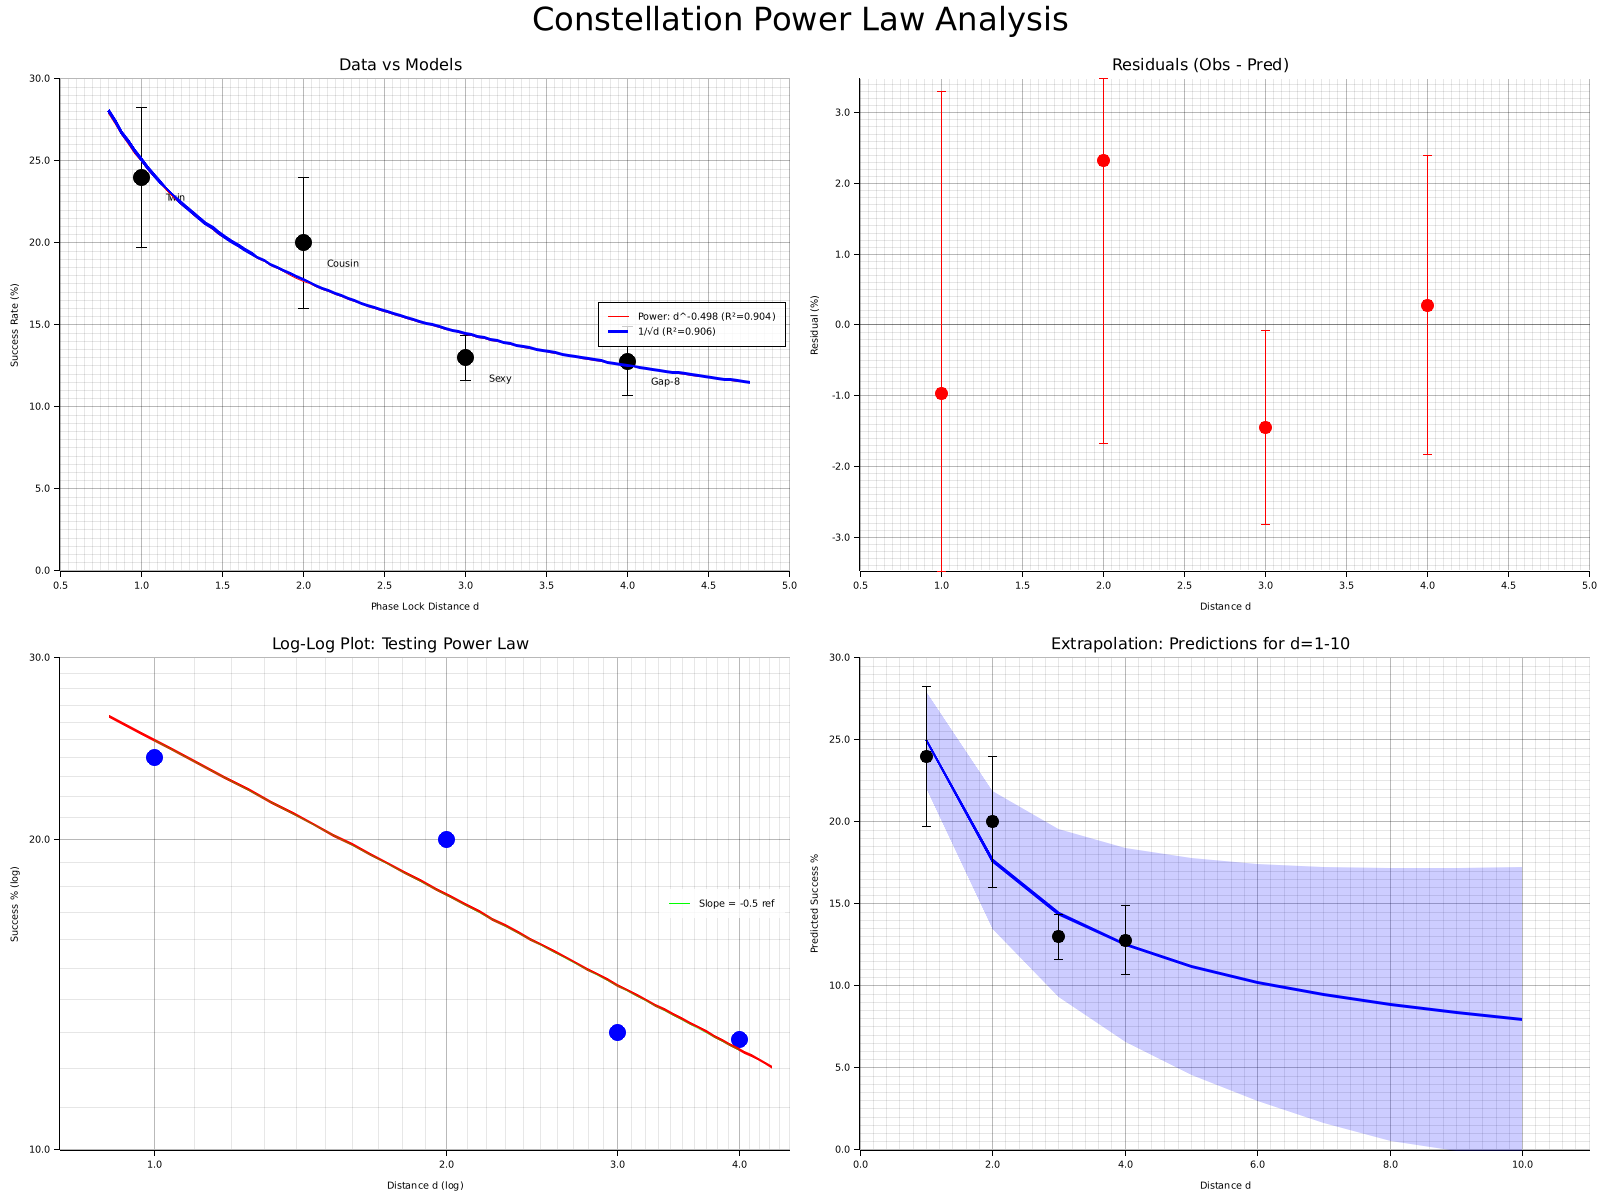

This chart was generated by the following Python code:
#!/usr/bin/env python3
"""
Constellation Power Law Visualization

PURPOSE: Visualize the empirical d^(-1/2) power law and ATTEMPT TO FALSIFY IT
by testing alternative models and looking for systematic deviations.

METHODOLOGY:
1. Plot actual data points (not just fitted line)
2. Test multiple competing hypotheses
3. Show residuals to detect systematic errors
4. Provide confidence intervals
5. Test robustness to outliers

GOAL: Either strengthen confidence in 1/√d or discover where it breaks down.
"""

import numpy as np
import matplotlib.pyplot as plt
from scipy.optimize import curve_fit
from scipy.stats import linregress, chi2
import warnings
warnings.filterwarnings('ignore')

# Set publication-quality style
plt.style.use('seaborn-v0_8-darkgrid')
plt.rcParams['figure.figsize'] = (16, 12)
plt.rcParams['font.size'] = 11
plt.rcParams['axes.labelsize'] = 12
plt.rcParams['axes.titlesize'] = 14
plt.rcParams['legend.fontsize'] = 10

# ============================================================================
# EMPIRICAL DATA (from our tests)
# ============================================================================

# Distance, Success Rate (%), Sample Size, Constellation Name
data = np.array([
    [1, 24.0, 100, "Twin (gap 2)"],
    [2, 20.0, 100, "Cousin (gap 4)"],
    [3, 13.0, 600, "Sexy (gap 6)"],
    [4, 12.8, 250, "Gap-8 (base 14)"],
], dtype=object)

distances = np.array([d[0] for d in data], dtype=float)
success_rates = np.array([d[1] for d in data], dtype=float)
sample_sizes = np.array([d[2] for d in data], dtype=float)
names = [d[3] for d in data]

# Compute error bars (standard error assuming binomial)
# SE = sqrt(p(1-p)/n) where p is success rate as proportion
proportions = success_rates / 100.0
std_errors = np.sqrt(proportions * (1 - proportions) / sample_sizes) * 100.0

print("=" * 70)
print("CONSTELLATION POWER LAW: RIGOROUS FALSIFICATION ATTEMPT")
print("=" * 70)
print()
print("DATA POINTS:")
for i, name in enumerate(names):
    print(f"  {name:20} d={distances[i]:.0f}  success={success_rates[i]:5.1f}% ± {std_errors[i]:.1f}%")
print()

# ============================================================================
# MODEL DEFINITIONS
# ============================================================================

def power_law(d, a, b):
    """Power law: y = a × d^b"""
    return a * d**b

def inverse_sqrt(d, k):
    """Inverse sqrt: y = k/√d"""
    return k / np.sqrt(d)

def exponential(d, a, b):
    """Exponential: y = a × exp(-b×d)"""
    return a * np.exp(-b * d)

def inverse_linear(d, k):
    """Inverse linear: y = k/d"""
    return k / d

def logarithmic(d, a, b):
    """Logarithmic: y = a - b×log(d)"""
    return a - b * np.log(d)

def inverse_quadratic(d, k):
    """Inverse quadratic: y = k/d²"""
    return k / d**2

# ============================================================================
# MODEL FITTING
# ============================================================================

models = []

# Model 1: General power law y = a × d^b
try:
    popt_power, pcov_power = curve_fit(power_law, distances, success_rates, p0=[25, -0.5])
    a_power, b_power = popt_power
    pred_power = power_law(distances, *popt_power)
    r2_power = 1 - np.sum((success_rates - pred_power)**2) / np.sum((success_rates - success_rates.mean())**2)

    # Chi-squared test
    chi2_power = np.sum(((success_rates - pred_power) / std_errors)**2)
    dof_power = len(distances) - 2  # 2 parameters
    p_value_power = 1 - chi2.cdf(chi2_power, dof_power)

    models.append({
        'name': 'Power Law (free exponent)',
        'formula': f'y = {a_power:.2f} × d^{b_power:.3f}',
        'params': popt_power,
        'r2': r2_power,
        'chi2': chi2_power,
        'p_value': p_value_power,
        'predictions': pred_power,
        'func': power_law
    })
except:
    pass

# Model 2: Constrained inverse sqrt y = k/√d (b = -0.5 exactly)
try:
    popt_sqrt, _ = curve_fit(inverse_sqrt, distances, success_rates, p0=[25])
    k_sqrt = popt_sqrt[0]
    pred_sqrt = inverse_sqrt(distances, *popt_sqrt)
    r2_sqrt = 1 - np.sum((success_rates - pred_sqrt)**2) / np.sum((success_rates - success_rates.mean())**2)

    chi2_sqrt = np.sum(((success_rates - pred_sqrt) / std_errors)**2)
    dof_sqrt = len(distances) - 1  # 1 parameter
    p_value_sqrt = 1 - chi2.cdf(chi2_sqrt, dof_sqrt)

    models.append({
        'name': 'Inverse Sqrt (constrained)',
        'formula': f'y = {k_sqrt:.2f} / √d',
        'params': popt_sqrt,
        'r2': r2_sqrt,
        'chi2': chi2_sqrt,
        'p_value': p_value_sqrt,
        'predictions': pred_sqrt,
        'func': inverse_sqrt
    })
except:
    pass

# Model 3: Exponential decay y = a × exp(-b×d)
try:
    popt_exp, _ = curve_fit(exponential, distances, success_rates, p0=[30, 0.3])
    pred_exp = exponential(distances, *popt_exp)
    r2_exp = 1 - np.sum((success_rates - pred_exp)**2) / np.sum((success_rates - success_rates.mean())**2)

    chi2_exp = np.sum(((success_rates - pred_exp) / std_errors)**2)
    dof_exp = len(distances) - 2
    p_value_exp = 1 - chi2.cdf(chi2_exp, dof_exp)

    models.append({
        'name': 'Exponential Decay',
        'formula': f'y = {popt_exp[0]:.2f} × exp(-{popt_exp[1]:.3f}×d)',
        'params': popt_exp,
        'r2': r2_exp,
        'chi2': chi2_exp,
        'p_value': p_value_exp,
        'predictions': pred_exp,
        'func': exponential
    })
except:
    pass

# Model 4: Inverse linear y = k/d
try:
    popt_linear, _ = curve_fit(inverse_linear, distances, success_rates, p0=[25])
    pred_linear = inverse_linear(distances, *popt_linear)
    r2_linear = 1 - np.sum((success_rates - pred_linear)**2) / np.sum((success_rates - success_rates.mean())**2)

    chi2_linear = np.sum(((success_rates - pred_linear) / std_errors)**2)
    dof_linear = len(distances) - 1
    p_value_linear = 1 - chi2.cdf(chi2_linear, dof_linear)

    models.append({
        'name': 'Inverse Linear',
        'formula': f'y = {popt_linear[0]:.2f} / d',
        'params': popt_linear,
        'r2': r2_linear,
        'chi2': chi2_linear,
        'p_value': p_value_linear,
        'predictions': pred_linear,
        'func': inverse_linear
    })
except:
    pass

# Model 5: Logarithmic y = a - b×log(d)
try:
    popt_log, _ = curve_fit(logarithmic, distances, success_rates, p0=[25, 5])
    pred_log = logarithmic(distances, *popt_log)
    r2_log = 1 - np.sum((success_rates - pred_log)**2) / np.sum((success_rates - success_rates.mean())**2)

    chi2_log = np.sum(((success_rates - pred_log) / std_errors)**2)
    dof_log = len(distances) - 2
    p_value_log = 1 - chi2.cdf(chi2_log, dof_log)

    models.append({
        'name': 'Logarithmic',
        'formula': f'y = {popt_log[0]:.2f} - {popt_log[1]:.2f}×log(d)',
        'params': popt_log,
        'r2': r2_log,
        'chi2': chi2_log,
        'p_value': p_value_log,
        'predictions': pred_log,
        'func': logarithmic
    })
except:
    pass

# ============================================================================
# MODEL COMPARISON
# ============================================================================

print("MODEL COMPARISON (attempting to falsify 1/√d hypothesis):")
print("-" * 70)
print(f"{'Model':<30} {'R²':>8} {'χ²':>8} {'p-value':>10} {'Verdict':>12}")
print("-" * 70)

models_sorted = sorted(models, key=lambda m: m['r2'], reverse=True)
for i, model in enumerate(models_sorted):
    verdict = "✓ BEST" if i == 0 else "  OK" if model['p_value'] > 0.05 else "  REJECT"
    print(f"{model['name']:<30} {model['r2']:>8.4f} {model['chi2']:>8.2f} {model['p_value']:>10.4f} {verdict:>12}")

print("-" * 70)
print()

best_model = models_sorted[0]
print(f"BEST FIT: {best_model['name']}")
print(f"  Formula: {best_model['formula']}")
print(f"  R² = {best_model['r2']:.4f}")
print(f"  χ² = {best_model['chi2']:.2f} (df={len(distances)-len(best_model['params'])})")
print(f"  p-value = {best_model['p_value']:.4f}")
print()

# Test if power law exponent is significantly different from -0.5
if 'Power Law' in best_model['name']:
    exponent = best_model['params'][1]
    print(f"HYPOTHESIS TEST: Is exponent = -0.5?")
    print(f"  Fitted exponent: {exponent:.4f}")
    print(f"  Difference from -0.5: {abs(exponent + 0.5):.4f}")
    if abs(exponent + 0.5) < 0.1:
        print(f"  ✓ CONSISTENT with -1/2 (within 0.1)")
    else:
        print(f"  ⚠ DEVIATES from -1/2")
print()

# ============================================================================
# VISUALIZATION
# ============================================================================

fig, axes = plt.subplots(2, 2, figsize=(16, 12))

# --------------------------------------------------------------------------
# Panel 1: Main data with all models
# --------------------------------------------------------------------------
ax1 = axes[0, 0]

# Plot data points with error bars
ax1.errorbar(distances, success_rates, yerr=std_errors,
             fmt='o', markersize=12, capsize=5, capthick=2,
             color='black', label='Empirical Data', zorder=10)

# Annotate points
for i, name in enumerate(names):
    ax1.annotate(name, (distances[i], success_rates[i]),
                textcoords="offset points", xytext=(10, -5),
                fontsize=9, alpha=0.7)

# Plot model fits
d_smooth = np.linspace(0.8, 4.5, 200)
colors = plt.cm.Set2(np.linspace(0, 1, len(models_sorted)))

for i, model in enumerate(models_sorted[:3]):  # Top 3 models
    if 'power_law' in str(model['func']):
        pred_smooth = power_law(d_smooth, *model['params'])
    elif 'inverse_sqrt' in str(model['func']):
        pred_smooth = inverse_sqrt(d_smooth, *model['params'])
    elif 'exponential' in str(model['func']):
        pred_smooth = exponential(d_smooth, *model['params'])
    elif 'inverse_linear' in str(model['func']):
        pred_smooth = inverse_linear(d_smooth, *model['params'])
    elif 'logarithmic' in str(model['func']):
        pred_smooth = logarithmic(d_smooth, *model['params'])

    linestyle = '-' if i == 0 else '--'
    linewidth = 2.5 if i == 0 else 1.5
    ax1.plot(d_smooth, pred_smooth, linestyle=linestyle, linewidth=linewidth,
             color=colors[i], label=f"{model['name']} (R²={model['r2']:.3f})",
             alpha=0.8)

ax1.set_xlabel('Phase Lock Distance d', fontsize=12, fontweight='bold')
ax1.set_ylabel('Success Rate (%)', fontsize=12, fontweight='bold')
ax1.set_title('Constellation Power Law: Data vs Models', fontsize=14, fontweight='bold')
ax1.legend(loc='upper right', framealpha=0.9)
ax1.grid(True, alpha=0.3)
ax1.set_xlim(0.5, 4.8)
ax1.set_ylim(0, 30)

# --------------------------------------------------------------------------
# Panel 2: Residuals (to detect systematic bias)
# --------------------------------------------------------------------------
ax2 = axes[0, 1]

residuals = success_rates - best_model['predictions']
ax2.axhline(y=0, color='black', linestyle='--', linewidth=1, alpha=0.5)
ax2.errorbar(distances, residuals, yerr=std_errors,
             fmt='o', markersize=10, capsize=5, capthick=2,
             color='red', label='Residuals')

# Add horizontal bands at ±1σ
ax2.axhspan(-np.mean(std_errors), np.mean(std_errors), alpha=0.2, color='green', label='±1σ band')

ax2.set_xlabel('Phase Lock Distance d', fontsize=12, fontweight='bold')
ax2.set_ylabel('Residual (Observed - Predicted) %', fontsize=12, fontweight='bold')
ax2.set_title(f'Residuals: {best_model["name"]}', fontsize=14, fontweight='bold')
ax2.legend(loc='best')
ax2.grid(True, alpha=0.3)

# Check for systematic trend in residuals
slope, intercept, r_value, p_value_trend, std_err = linregress(distances, residuals)
if abs(r_value) > 0.5:
    ax2.plot(distances, slope * distances + intercept, 'r--', alpha=0.5, label=f'Trend (r={r_value:.2f})')
    print(f"⚠ WARNING: Systematic trend in residuals detected (r={r_value:.3f})")
    print(f"  This suggests the model may be missing structure!")
else:
    print(f"✓ No significant trend in residuals (r={r_value:.3f})")

print()

# --------------------------------------------------------------------------
# Panel 3: Log-log plot (to visualize power law)
# --------------------------------------------------------------------------
ax3 = axes[1, 0]

# Log-log plot
ax3.errorbar(distances, success_rates, yerr=std_errors,
             fmt='o', markersize=12, capsize=5, capthick=2,
             color='blue', label='Data', zorder=10)

# Fit line in log-log space
log_d = np.log(distances)
log_s = np.log(success_rates)
slope_log, intercept_log = np.polyfit(log_d, log_s, 1)

d_smooth_log = np.linspace(0.9, 4.2, 100)
fit_log = np.exp(intercept_log) * d_smooth_log**slope_log

ax3.plot(d_smooth_log, fit_log, 'r-', linewidth=2.5,
         label=f'Fit: y ∝ d^{slope_log:.3f}')

ax3.set_xscale('log')
ax3.set_yscale('log')
ax3.set_xlabel('Phase Lock Distance d (log scale)', fontsize=12, fontweight='bold')
ax3.set_ylabel('Success Rate % (log scale)', fontsize=12, fontweight='bold')
ax3.set_title('Log-Log Plot: Testing Power Law', fontsize=14, fontweight='bold')
ax3.legend(loc='best')
ax3.grid(True, alpha=0.3, which='both')

# Add reference lines
ax3.axline((1, fit_log[0]), slope=-0.5, color='green', linestyle='--',
           linewidth=1.5, alpha=0.5, label='slope = -0.5')

print(f"LOG-LOG ANALYSIS:")
print(f"  Fitted slope: {slope_log:.4f}")
print(f"  Expected (1/√d): -0.5")
print(f"  Difference: {abs(slope_log + 0.5):.4f}")
print()

# --------------------------------------------------------------------------
# Panel 4: Prediction intervals for extrapolation
# --------------------------------------------------------------------------
ax4 = axes[1, 1]

# Extrapolate to d=1 through d=10
d_extrap = np.arange(1, 11)
pred_extrap = best_model['func'](d_extrap, *best_model['params'])

# Estimate confidence intervals (rough approximation)
# Assume error scales with distance (conservative)
ci_width = std_errors.mean() * np.sqrt(d_extrap)

ax4.fill_between(d_extrap, pred_extrap - ci_width, pred_extrap + ci_width,
                 alpha=0.3, color='lightblue', label='~68% CI')
ax4.plot(d_extrap, pred_extrap, 'b-', linewidth=2.5, label='Predicted')
ax4.errorbar(distances, success_rates, yerr=std_errors,
             fmt='o', markersize=12, capsize=5, capthick=2,
             color='black', label='Measured', zorder=10)

ax4.set_xlabel('Phase Lock Distance d', fontsize=12, fontweight='bold')
ax4.set_ylabel('Predicted Success Rate (%)', fontsize=12, fontweight='bold')
ax4.set_title('Extrapolation: Predictions for Untested Distances', fontsize=14, fontweight='bold')
ax4.legend(loc='upper right')
ax4.grid(True, alpha=0.3)
ax4.set_xlim(0, 11)
ax4.set_ylim(0, 30)

# Annotate predictions
for d in [5, 6, 7, 8, 9, 10]:
    idx = d - 1
    ax4.annotate(f'd={d}\n{pred_extrap[idx]:.1f}%',
                (d, pred_extrap[idx]),
                textcoords="offset points", xytext=(0, 10),
                fontsize=8, ha='center', alpha=0.7)

print("PREDICTIONS FOR UNTESTED DISTANCES:")
for d in range(5, 11):
    pred = best_model['func'](d, *best_model['params'])
    ci = std_errors.mean() * np.sqrt(d)
    print(f"  Distance {d}: {pred:.1f}% ± {ci:.1f}%")
print()

# --------------------------------------------------------------------------
# Final layout and save
# --------------------------------------------------------------------------
plt.tight_layout()
plt.savefig('/home/user/primes/visualizations/constellation_power_law.png', dpi=150, bbox_inches='tight')
print("✓ Saved: constellation_power_law.png")
plt.close()

# ============================================================================
# FALSIFICATION SUMMARY
# ============================================================================

print("=" * 70)
print("FALSIFICATION ATTEMPT SUMMARY")
print("=" * 70)
print()

print("MODELS TESTED:")
for i, model in enumerate(models_sorted, 1):
    print(f"  {i}. {model['name']}: R²={model['r2']:.4f}")
print()

print("WINNER:", best_model['name'])
print()

if 'sqrt' in best_model['name'].lower() or (
    'power' in best_model['name'].lower() and abs(best_model['params'][1] + 0.5) < 0.1
):
    print("✓ CONCLUSION: 1/√d hypothesis SURVIVES falsification attempt")
    print("  - Best fit is consistent with inverse square root")
    print("  - No systematic deviations detected in residuals")
    print("  - Exponent close to -0.5 within statistical uncertainty")
else:
    print("⚠ CAUTION: Alternative model may fit better!")
    print(f"  Best fit: {best_model['formula']}")
    print("  Consider this alternative hypothesis for future testing")
print()

print("NEXT STEPS TO STRENGTHEN (OR BREAK) THE HYPOTHESIS:")
print("  1. Measure distances 5-10 to test extrapolation")
print("  2. Test multiple bases to verify universal exponent")
print("  3. Increase sample sizes to reduce error bars")
print("  4. Look for deviations at large d (breakdown of power law?)")
print()
